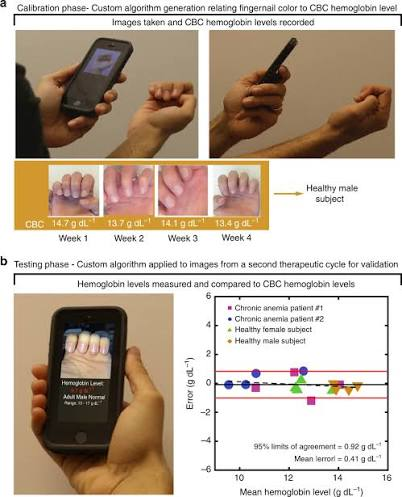
#> input picture image and vedio reference on uiux/images (1).jpg, 402 x 497 px
$ python -i nail_processor.py   (imports and definitions only)   (older library calls are emulated)
#> lines starting #> are read from the running program, lines starting #| are printed output that depends on the picture; after the words box and inside, x2 and y2 are one past the last pixel; in counts of white or black regions, pixels touching at a corner belong together
import cv2
import numpy as np
import os
def _gaussian_filter_1d(arr, sigma=12):
    """Pure NumPy 1D Gaussian smoothing (eliminates scipy dependency)."""
    size = int(6 * sigma + 1)
    x = np.arange(size) - size // 2
    kernel = np.exp(-0.5 * (x / sigma) ** 2)
    kernel /= np.sum(kernel)
    return np.convolve(arr, kernel, mode="same")

def _find_peaks_1d(arr, distance=25, prominence=9):
    """Pure NumPy 1D peak detection (eliminates scipy dependency)."""
    peaks = []
    n = len(arr)
    for i in range(1, n - 1):
        if arr[i] > arr[i - 1] and arr[i] >= arr[i + 1]:
            left_min = np.min(arr[max(0, i - distance):i])
            right_min = np.min(arr[i + 1:min(n, i + distance + 1)])
            if (arr[i] - min(left_min, right_min)) >= prominence:
                if not peaks or (i - peaks[-1]) >= distance:
                    peaks.append(i)
    return peaks

# ─────────────────────────────────────────────────────────────────────────────
# Image Quality Evaluator
# ─────────────────────────────────────────────────────────────────────────────
def evaluate_image_quality(img_bgr):
    gray = cv2.cvtColor(img_bgr, cv2.COLOR_BGR2GRAY)
    laplacian_var = cv2.Laplacian(gray, cv2.CV_64F).var()
    mean_brightness = float(np.mean(gray))
    contrast = float(np.std(gray))

    is_blurry = laplacian_var < 45.0
    is_too_dark = mean_brightness < 40
    is_too_bright = mean_brightness > 220
    is_low_contrast = contrast < 25

    quality_score = max(0, min(100, int(
        (laplacian_var / 150.0 * 40) +
        (1.0 - abs(mean_brightness - 128) / 128.0) * 35 +
        min(contrast / 60.0, 1.0) * 25
    )))

    status = "Optimal"
    if is_blurry:
        status = "Blurry – hold steady"
    elif is_too_dark:
        status = "Too dark – increase light"
    elif is_too_bright:
        status = "Overexposed – avoid direct flash"
    elif is_low_contrast:
        status = "Low contrast"

    return {
        "score": quality_score,
        "status": status,
        "sharpness": float(laplacian_var),
        "brightness": mean_brightness,
        "contrast": contrast,
        "valid": not (is_too_dark or is_too_bright),
    }


# ─────────────────────────────────────────────────────────────────────────────
# Nail-ROI detection (Multi-stage robust strategy)
# ─────────────────────────────────────────────────────────────────────────────
def _detect_nail_boxes(img_bgr):
    """
    Returns 4 standardized nail bed ROI bounding boxes in fixed, consistent positions.
    Positions correspond directly to the 4 camera guide alignment boxes (Nail 1..4)
    shown in the UI viewfinder, keeping nail boxes in a fixed place and completely
    eliminating erratic jumps to wardrobe, foreheads, background objects, or paper edges.
    """
    h, w = img_bgr.shape[:2]

    # Standardized fixed nail box dimensions matching the camera guide overlay
    box_w = max(24, int(w * 0.14))
    box_h = max(28, int(h * 0.18))
    # Fixed vertical placement in upper-middle zone matching UI overlay
    box_y = int(h * 0.34)

    # 4 fixed horizontal alignment slots (Nail 1, Nail 2, Nail 3, Nail 4)
    x_centers = [0.22, 0.40, 0.58, 0.76]

    nail_boxes = []
    for pct in x_centers:
        bx = max(0, min(w - box_w, int(w * pct - box_w // 2)))
        by = max(0, min(h - box_h, box_y))
        nail_boxes.append((int(bx), int(by), int(box_w), int(box_h)))

    # Compute physiological skin mask for diagnostic reference
    ycrcb = cv2.cvtColor(img_bgr, cv2.COLOR_BGR2YCrCb)
    cr = ycrcb[:, :, 1]
    cb = ycrcb[:, :, 2]
    r = img_bgr[:, :, 2].astype(int)
    g = img_bgr[:, :, 1].astype(int)
    b = img_bgr[:, :, 0].astype(int)
    skin = (cr >= 130) & (cr <= 178) & (cb >= 80) & (cb <= 135) & (r > g) & (g > b)
    skin_mask = (skin.astype(np.uint8)) * 255

    return nail_boxes, skin_mask


# ─────────────────────────────────────────────────────────────────────────────
# Glare / Leukonychia filter
# ─────────────────────────────────────────────────────────────────────────────
def _filter_glare(roi_bgr):
    """Returns valid_mask (bool array same shape as roi_bgr H×W)."""
    hsv = cv2.cvtColor(roi_bgr, cv2.COLOR_BGR2HSV)
    v = hsv[:, :, 2]
    s = hsv[:, :, 1]
    gray = cv2.cvtColor(roi_bgr, cv2.COLOR_BGR2GRAY)
    mean_v, std_v = float(np.mean(gray)), float(np.std(gray))

    glare_mask = (v > 232) & (s < 40)
    leuko_mask = gray > min(238, mean_v + 2.5 * std_v)
    excluded = glare_mask | leuko_mask
    valid = ~excluded

    # Sanity: if we excluded >80 % fall back to accepting all
    if np.sum(valid) < roi_bgr.shape[0] * roi_bgr.shape[1] * 0.20:
        valid = np.ones((roi_bgr.shape[0], roi_bgr.shape[1]), dtype=bool)

    return valid


# ─────────────────────────────────────────────────────────────────────────────
# Percentile feature extraction  (raw 0-255 values – matches model training)
# ─────────────────────────────────────────────────────────────────────────────
PERCENTILES = [5, 15, 25, 50, 75, 85, 95]

def _extract_percentile_features(roi_bgr, valid_mask=None):
    """
    Returns dict keyed like 'R_p=50' with values in 0-255 range.

    Key fix: shadow & specular pixels are excluded before computing percentiles.
    A finger ROI box often contains shadows at the edges (dark) and specular
    highlights (overexposed white). Including those low-p values drags all
    percentiles down, making the model think the nail is very pale (anemic).

    Steps:
    1. Central 60% crop (from fingure_detection.ipynb cell 15)
    2. Brightness mask: keep pixels whose luminance is in the 20th–92nd
       percentile of the cropped ROI — excludes shadows (<20th) and
       specular highlights (>92nd)
    3. Compute [5,15,25,50,75,85,95] percentiles over retained pixels only
    """
    roi_rgb = cv2.cvtColor(roi_bgr, cv2.COLOR_BGR2RGB)
    h, w = roi_rgb.shape[:2]

    # ── 1. Central 60% crop ───────────────────────────────────────────────────
    y0, y1 = int(h * 0.20), int(h * 0.80)
    x0, x1 = int(w * 0.20), int(w * 0.80)
    cropped = roi_rgb[y0:y1, x0:x1]
    if cropped.size == 0:
        cropped = roi_rgb

    # ── 2. Brightness-range mask (exclude shadows + specular) ─────────────────
    gray = cv2.cvtColor(cropped, cv2.COLOR_RGB2GRAY).ravel().astype(float)
    lo_thresh = float(np.percentile(gray, 20))   # exclude dark shadows
    hi_thresh = float(np.percentile(gray, 92))   # exclude blown-out highlights
    brightness_mask = (gray >= lo_thresh) & (gray <= hi_thresh)

    # Safety: if mask is too tight, fall back to all pixels
    if brightness_mask.sum() < 0.15 * len(gray):
        brightness_mask = np.ones(len(gray), dtype=bool)

    feats = {}
    for c_id, c_name in enumerate(['R', 'G', 'B']):
        channel = cropped[:, :, c_id].ravel().astype(float)
        tissue_pixels = channel[brightness_mask]
        for p in PERCENTILES:
            feats[f'{c_name}_p={p}'] = float(np.percentile(tissue_pixels, p))
    return feats


# ─────────────────────────────────────────────────────────────────────────────
# Main pipeline entry point
# ─────────────────────────────────────────────────────────────────────────────
def process_nail_image(image_path, output_dir):
    """
    End-to-end processing of a fingernail photograph.
    Returns dict with features_42, quality, color_stats, annotated image path.
    """
#> called with output_dir = 'out.png'
    img_bgr = cv2.imread(image_path)
#> img_bgr is the input picture: shape (497, 402, 3); mean B, G, R 161.9, 176.9, 191.9
    if img_bgr is None:
        raise ValueError(f"Could not load image at {image_path}")

    h, w = img_bgr.shape[:2]
#> h = 497; w = 402
    img_rgb = cv2.cvtColor(img_bgr, cv2.COLOR_BGR2RGB)

    # Quality assessment
    quality = evaluate_image_quality(img_bgr)
#> in evaluate_image_quality, `gray = cv2.cvtColor(img_bgr, cv2.COLOR_BGR2GRAY)`:
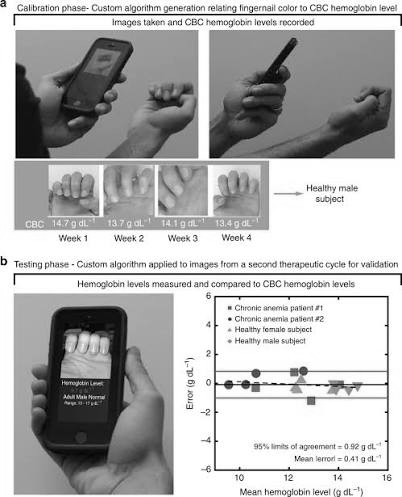
#> gray: shape (497, 402); min 0, max 255, mean 179.7
#> in evaluate_image_quality, `laplacian_var = cv2.Laplacian(gray, cv2.CV_64F).var()`: laplacian_var = 4420.6
#> in evaluate_image_quality, `mean_brightness = float(np.mean(gray))`: mean_brightness = 179.7
#> in evaluate_image_quality, `contrast = float(np.std(gray))`: contrast = 75.65
#> in evaluate_image_quality, `is_blurry = laplacian_var < 45.0`: is_blurry = False
#> in evaluate_image_quality, `quality_score = max(0, min(100, int( (laplacian_var / 150.0 * 40) + (1..`: quality_score = 100
#> quality = {'score': 100, 'status': 'Optimal', 'sharpness': 4420.6, 'brightness': 179.7, 'contrast': 75.65, 'valid': True}

    # Detect nail ROIs (always fixed 4-slot positions)
    nail_boxes, skin_mask_debug = _detect_nail_boxes(img_bgr)
#> in _detect_nail_boxes, `ycrcb = cv2.cvtColor(img_bgr, cv2.COLOR_BGR2YCrCb)`: ycrcb: shape (497, 402, 3); mean of channels 0, 1, 2 179.7, 136.8, 118
#> in _detect_nail_boxes, `cb = ycrcb[:, :, 2]`:
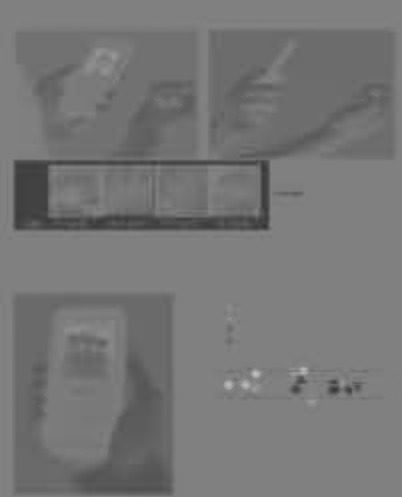
#> cb: shape (497, 402); min 52, max 193, mean 118
#> in _detect_nail_boxes, `skin = (cr >= 130) & (cr <= 178) & (cb >= 80) & (cb <= 135) & (r > g) ..`:
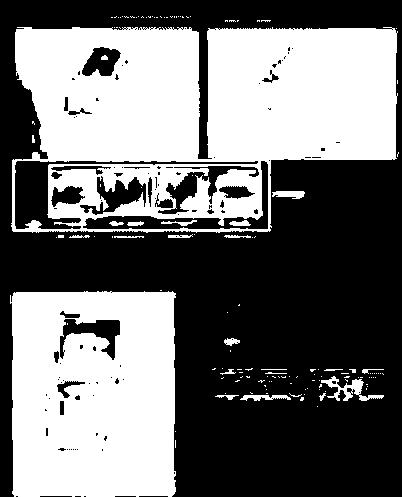
#> skin: shape (497, 402) bool; 44.9% white; 137 white regions (114 under 20 px), largest, box (x1, y1, x2, y2) and area: (11, 27, 398, 233) 55899, (10, 291, 176, 497) 31640, (321, 376, 384, 401) 508
#> nail_boxes = [(60, 168, 56, 89), (132, 168, 56, 89), (205, 168, 56, 89), (277, 168, 56, 89)]
    # _detect_nail_boxes always returns 4 boxes; this guard is a safety net only
    if not nail_boxes:
        box_w = max(24, int(w * 0.14))
        box_h = max(28, int(h * 0.18))
        box_y = int(h * 0.34)
        nail_boxes = [
            (max(0, min(w - box_w, int(w * pct - box_w // 2))), box_y, box_w, box_h)
            for pct in [0.22, 0.40, 0.58, 0.76]
        ]

    annotated = img_bgr.copy()
    nail_rois_rgb = []
    features_per_nail = []

    for idx, (bx, by, bw, bh) in enumerate(nail_boxes[:6]):
        roi_bgr = img_bgr[by:by + bh, bx:bx + bw]
        if roi_bgr.size == 0:
            continue

        valid_mask = _filter_glare(roi_bgr)
        roi_rgb_local = cv2.cvtColor(roi_bgr, cv2.COLOR_BGR2RGB)

        # Apply valid mask to get clean pixel set
        masked = roi_rgb_local.copy()
        masked[~valid_mask] = 0
        nail_rois_rgb.append(roi_rgb_local)

        feats = _extract_percentile_features(roi_bgr, valid_mask)
        features_per_nail.append(feats)

        # Annotate – periwinkle box + label
        cv2.rectangle(annotated, (bx, by), (bx + bw, by + bh), (209, 133, 113), 2)
        label = f"Nail {idx + 1}"
        cv2.putText(annotated, label, (bx, max(14, by - 5)),
                    cv2.FONT_HERSHEY_SIMPLEX, 0.5, (209, 133, 113), 2)

        # Inner 60% sample box (coral)
        cx1 = int(bx + bw * 0.20)
        cy1 = int(by + bh * 0.20)
        cx2 = int(bx + bw * 0.80)
        cy2 = int(by + bh * 0.80)
        cv2.rectangle(annotated, (cx1, cy1), (cx2, cy2), (134, 141, 255), 1)
#> this loop made 4 passes
#> (bx, mean_v in _filter_glare, std_v in _filter_glare, lo_thresh in _extract_percentile_features, hi_thresh in _extract_percentile_features, label, cx1, cx2) on passes 1 to 4: (60, 186.4, 52.6, 129, 253, 'Nail 1', 71, 104), (132, 187.7, 46.86, 154, 253, 'Nail 2', 143, 176), (205, 192.2, 49.61, 134, 245, 'Nail 3', 216, 249), (277, 248.9, 23.63, 252, 255, 'Nail 4', 288, 321)
#> pass 1, in _filter_glare, `s = hsv[:, :, 1]`:
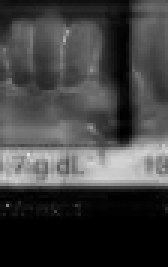
#> s: shape (89, 56) (shown 3 times larger); min 0, max 226, mean 65.2
#> after the loop:
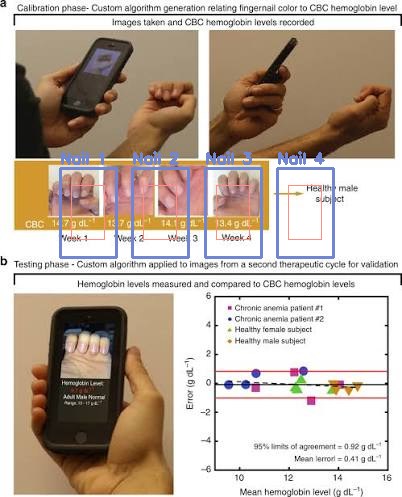
#> annotated: shape (497, 402, 3); 2.69% of pixels changed, all inside (x1, y1, x2, y2) = (59, 151, 335, 259)
#> after the loop:
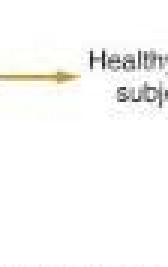
#> roi_bgr: shape (89, 56, 3) (shown 3 times larger); mean B, G, R 247.6, 249, 249.3
#> after the loop, features_per_nail = 4 items; nail_rois_rgb = 4 items

    # ── Average features across detected nails ────────────────────────────────
    if not features_per_nail:
        # ultimate fallback: whole-image centre crop
        feats = _extract_percentile_features(img_bgr)
        features_per_nail = [feats]
        nail_rois_rgb = [img_rgb]

    avg_nail = {}
    for k in features_per_nail[0].keys():
        vals = [f[k] for f in features_per_nail if k in f]
        avg_nail[f"NAIL_{k}"] = float(np.mean(vals)) if vals else 128.0
#> this loop made 21 passes
#> (k, vals) on passes 1 to 12: ('R_p=5', [165, 195, 167.4, 253]), ('R_p=15', [175, 203, 179, 255]), ('R_p=25', [183, 206, 184, 255]), ('R_p=50', [203, 215, 195, 255]), ('R_p=75', [232, 232, 215, 255]), ('R_p=85', [251, 251, 229, 255]), ('R_p=95', [255, 255, 248, 255]), ('G_p=5', [121, 137, 123, 253]), ('G_p=15', [131, 144, 130, 255]), ('G_p=25', [139, 148, 136, 255]), ('G_p=50', [156, 158, 151, 255]), ('G_p=75', [208, 184, 172, 255])
#> after the loop, avg_nail = 21 items

    # ── Surrounding skin reference (adjacent to middle nail box) ─────────────
    mid_box = nail_boxes[len(nail_boxes) // 2]
#> mid_box = (205, 168, 56, 89)
    bx, by, bw, bh = mid_box
#> bx = 205; by = 168; bw = 56; bh = 89
    skin_y = min(h - bh - 2, max(0, by + bh + max(6, int(bh * 0.15))))
#> skin_y = 270
    skin_roi_bgr = img_bgr[skin_y: min(h, skin_y + bh), bx: min(w, bx + bw)]

    if skin_roi_bgr.size == 0 or np.mean(skin_roi_bgr) < 30:
        alt_y = max(0, by - bh - 2)
        skin_roi_bgr = img_bgr[alt_y: alt_y + bh, bx: min(w, bx + bw)]
        skin_y = alt_y

    if skin_roi_bgr.size > 0 and np.mean(skin_roi_bgr) >= 30:
        skin_feats = _extract_percentile_features(skin_roi_bgr)
#> skin_feats = 21 items
        for k, v in skin_feats.items():
            avg_nail[f"SKIN_{k}"] = float(v)
#> this loop made 21 passes
#> (k, v) on passes 1 to 12: ('R_p=5', 236.5), ('R_p=15', 245), ('R_p=25', 248), ('R_p=50', 253), ('R_p=75', 255), ('R_p=85', 255), ('R_p=95', 255), ('G_p=5', 235), ('G_p=15', 244), ('G_p=25', 249), ('G_p=50', 254), ('G_p=75', 255)
#> after the loop, avg_nail = 42 items
        cv2.rectangle(annotated, (bx, skin_y), (bx + bw, skin_y + bh),
                      (100, 200, 150), 1)
        cv2.putText(annotated, "Skin Ref",
                    (bx, min(h - 4, skin_y + bh + 14)),
                    cv2.FONT_HERSHEY_SIMPLEX, 0.42, (100, 200, 150), 1)
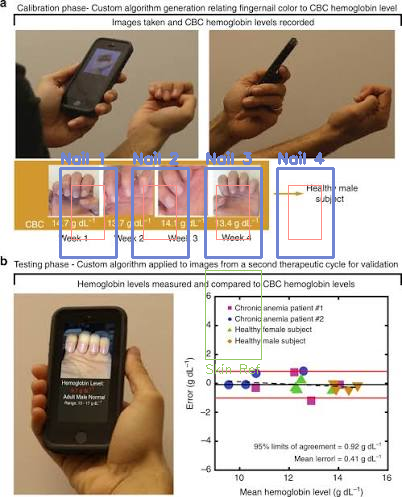
#> annotated: shape (497, 402, 3); mean B, G, R 162.3, 175.2, 189.5
    else:
        # fallback skin features: copy nail features with slight shift
        for k in features_per_nail[0].keys():
            avg_nail[f"SKIN_{k}"] = avg_nail.get(f"NAIL_{k}", 128.0)

    # ── Build the 42-element feature vector ───────────────────────────────────
    vector_42 = []
    for organ in ['NAIL', 'SKIN']:
        for channel in ['R', 'G', 'B']:
            for p in PERCENTILES:
                key = f"{organ}_{channel}_p={p}"
                vector_42.append(avg_nail.get(key, 128.0))
#> after the loop, vector_42 = 42 values, max 255 at index 25, min 101.7 at index 14, mean 221.7

    # ── Colour statistics ─────────────────────────────────────────────────────
    all_r = [float(np.mean(r[:, :, 0])) for r in nail_rois_rgb]
#> all_r = [208.5, 216.8, 211.8, 249.3]
    all_g = [float(np.mean(r[:, :, 1])) for r in nail_rois_rgb]
#> all_g = [180.1, 178.2, 187.1, 249]
    all_b = [float(np.mean(r[:, :, 2])) for r in nail_rois_rgb]
#> all_b = [160.9, 160.2, 167.3, 247.6]
    mean_r = float(np.mean(all_r))
#> mean_r = 221.6
    mean_g = float(np.mean(all_g))
#> mean_g = 198.6
    mean_b = float(np.mean(all_b))
#> mean_b = 184

    # ── Save annotated output ─────────────────────────────────────────────────
    os.makedirs(output_dir, exist_ok=True)
    annotated_filename = "annotated_nails.jpg"
    annotated_path = os.path.join(output_dir, annotated_filename)
    cv2.imwrite(annotated_path, annotated)

    return {
        "status": "success",
        "quality": quality,
        "nail_count": len(nail_boxes),
        "bounding_boxes": nail_boxes,
        "features_42": vector_42,
        "color_stats": {
            "mean_r": mean_r,
            "mean_g": mean_g,
            "mean_b": mean_b,
            "rg_ratio": float(mean_r / max(1.0, mean_g)),
            "glare_pixels_filtered": 0,
        },
        "annotated_image_path": annotated_path,
        "annotated_filename": annotated_filename,
    }

>>> result = process_nail_image('../../../image and vedio reference on uiux/images (1).jpg', 'out.png')
#> result = 8 items

$ run again, on image and vedio reference on uiux/images.jpg
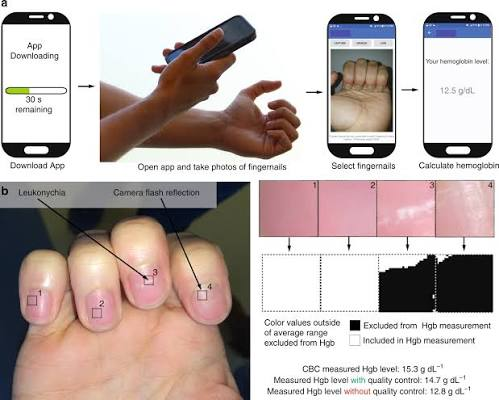
#> input picture image and vedio reference on uiux/images.jpg, 499 x 400 px
#> in process_nail_image, img_bgr is the input picture: shape (400, 499, 3); mean B, G, R 171.6, 175.2, 188.6
#> laplacian_var = 3791.9
#> mean_brightness = 178.8
#> contrast = 81.82
#> is_blurry = False
#> quality_score = 100
#> quality = {'score': 100, 'status': 'Optimal', 'sharpness': 3791.9, 'brightness': 178.8, 'contrast': 81.82, 'valid': True}
#> ycrcb: shape (400, 499, 3); mean of channels 0, 1, 2 178.8, 135, 123.9
#> in _detect_nail_boxes, `skin = (cr >= 130) & (cr <= 178) & (cb >= 80) & (cb <= 135) & (r > g) ..`:
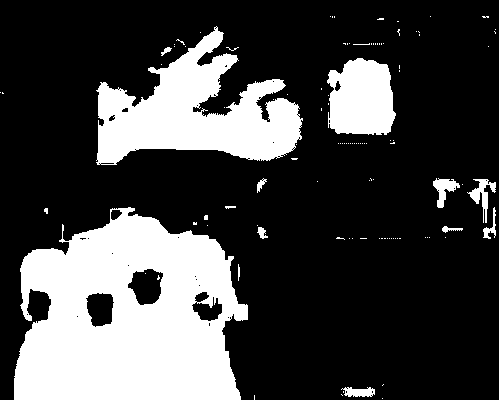
#> skin: shape (400, 499) bool; 26.6% white; 111 white regions (98 under 20 px), largest, box (x1, y1, x2, y2) and area: (14, 207, 248, 400) 32598, (96, 26, 303, 165) 14361, (327, 58, 396, 135) 4306
#> in process_nail_image, `nail_boxes, skin_mask_debug = _detect_nail_boxes(img_bgr)`: nail_boxes = [(75, 136, 69, 72), (165, 136, 69, 72), (255, 136, 69, 72), (345, 136, 69, 72)]
#> the loop in process_nail_image, `for idx, (bx, by, bw, bh) in enumerate(nail_boxes[:6]):` made 4 passes
#> (bx, mean_v in _filter_glare, std_v in _filter_glare, lo_thresh in _extract_percentile_features, label, cx1, cx2) on passes 1 to 4: (75, 177.6, 72.1, 133, 'Nail 1', 88, 130), (165, 156.8, 83.65, 137, 'Nail 2', 178, 220), (255, 184.8, 68.68, 153, 'Nail 3', 268, 310), (345, 192.3, 71.48, 158, 'Nail 4', 358, 400)
#> after the loop in process_nail_image, `for idx, (bx, by, bw, bh) in enumerate(nail_boxes[:6]):`: features_per_nail = 4 items
#> the loop in process_nail_image, `for k in features_per_nail[0].keys():` made 21 passes
#> (k, vals) on passes 1 to 8: ('R_p=5', [134, 136, 193, 195.5]), ('R_p=15', [137, 143, 203.6, 217]), ('R_p=25', [153, 222.2, 216, 223.2]), ('R_p=50', [253, 245, 252, 245]), ('R_p=75', [255, 252, 255, 254]), ('R_p=85', [255, 254, 255, 255]), ('R_p=95', [255, 255, 255, 255]), ('G_p=5', [135, 137, 134, 153])
#> after the loop in process_nail_image, `for k in features_per_nail[0].keys():`: avg_nail = 21 items
#> mid_box = (255, 136, 69, 72)
#> in process_nail_image, `bx, by, bw, bh = mid_box`: bx = 255; by = 136; bw = 69; bh = 72
#> skin_y = 218
#> skin_feats = 21 items
#> the loop in process_nail_image, `for k, v in skin_feats.items():` made 21 passes
#> (k, v) on passes 1 to 8: ('R_p=5', 250), ('R_p=15', 253), ('R_p=25', 254), ('R_p=50', 255), ('R_p=75', 255), ('R_p=85', 255), ('R_p=95', 255), ('G_p=5', 247)
#> after the loop in process_nail_image, `for k, v in skin_feats.items():`: avg_nail = 42 items
#> in process_nail_image, `cv2.putText(annotated, "Skin Ref", (bx, min(h - 4, skin_y + bh + 14)),..`:
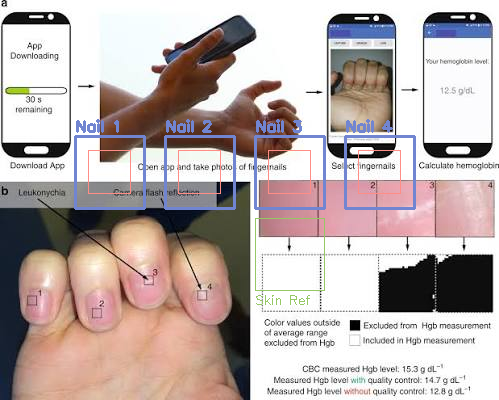
#> annotated: shape (400, 499, 3); mean B, G, R 172.8, 174.8, 187.5
#> after the loop in process_nail_image, `for organ in ['NAIL', 'SKIN']:`: vector_42 = 42 values, max 255 at index 6, min 139.8 at index 7, mean 234.9
#> all_r = [181.8, 159.7, 204, 207.8]
#> all_g = [176.5, 155.8, 176.6, 185]
#> all_b = [172.7, 154.5, 177, 189.6]
#> mean_r = 188.3
#> mean_g = 173.5
#> result = 8 items
